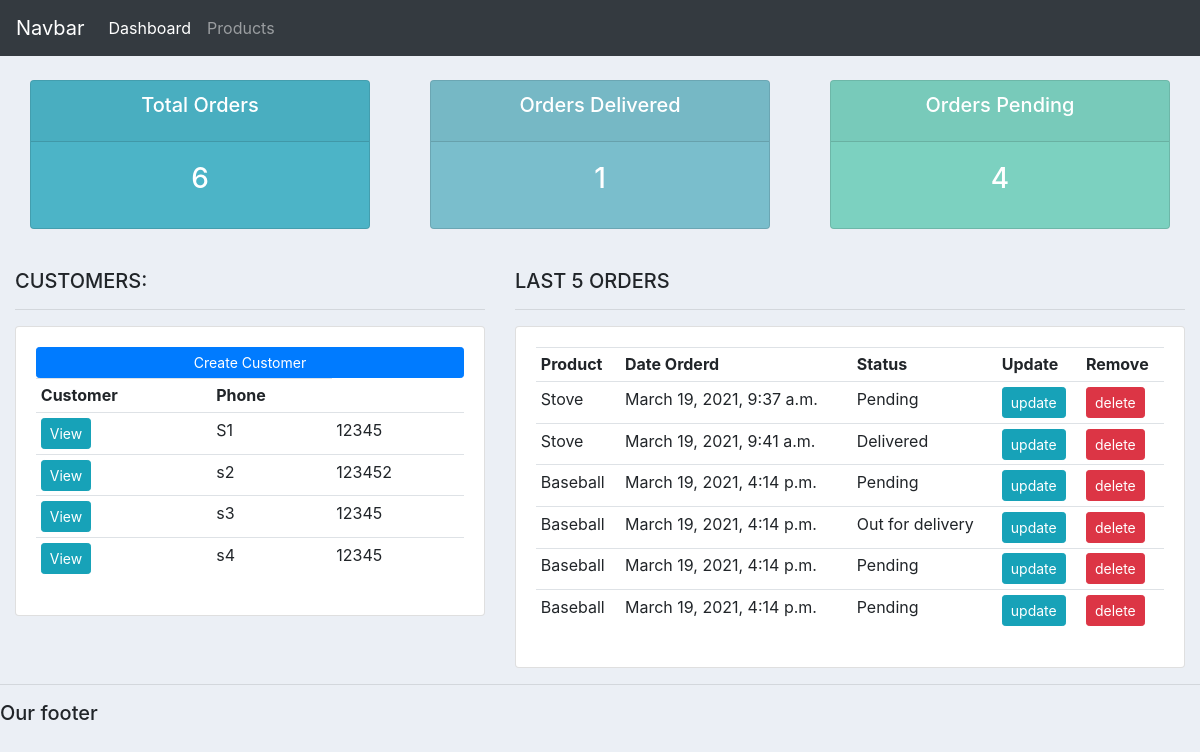
The page / on the database its author committed.
### f1/models.py (models this page shows, shortened)
class Customer(models.Model):
	name = models.CharField(max_length=200, null=True)
	phone = models.CharField(max_length=200, null=True)
	email = models.CharField(max_length=200, null=True)
	date_created = models.DateTimeField(auto_now_add=True, null=True)

class Order(models.Model):
	STATUS = (
			('Pending', 'Pending'),
			('Out for delivery', 'Out for delivery'),
			('Delivered', 'Delivered'),
			)
	customer = models.ForeignKey(Customer, null=True, on_delete= models.SET_NULL)
	product = models.ForeignKey(Product, null=True, on_delete= models.SET_NULL)
	date_created = models.DateTimeField(auto_now_add=True, null=True)
	status = models.CharField(max_length=200, null=True, choices=STATUS)

class Product(models.Model):
	CATEGORY = (
			('Indoor', 'Indoor'),
			('Out Door', 'Out Door'),
			)
	name = models.CharField(max_length=200, null=True)
	price = models.FloatField(null=True)
	category = models.CharField(max_length=200, null=True, choices=CATEGORY)
	description = models.CharField(max_length=200, null=True, blank=True)
	date_created = models.DateTimeField(auto_now_add=True, null=True)
	tags = models.ManyToManyField(Tag)
	def __str__(self):
		return self.name

### f1/views.py (the view)
# urls.py: 2. Add a URL to urlpatterns:  path('', views.home, name='home')
def home(request):
    orders=Order.objects.all()
    customers=Customer.objects.all()
    total_customers=customers.count()
    total_orders=orders.count()
    delivered=orders.filter(status='Delivered').count()
    pending=orders.filter(status='Pending').count()
    context={'orders':orders,'customers':customers,'total_orders':total_orders,'delivered':delivered,'pending':pending}
    return render(request,'crm1/dashboard.html',context)

### f1/templates/crm1/dashboard.html
{%  extends 'crm1/main.html' %}
{% block content %}
{%  include 'crm1/status.html' %}
<br>
<div class="row">
	<div class="col-md-5">
		<h5>CUSTOMERS:</h5>
		<hr>
		<div class="card card-body">
			<a class="btn btn-primary  btn-sm btn-block" href="">Create Customer</a>
			<table class="table table-sm">
				<tr>
					<th>Customer</th>
					<th>Phone</th>
				</tr>
				{% for i in customers %}
					<tr>
						<td><a class="btn btn-sm btn-info" href="{%url 'customer' i.id%}">View</a></td>
						<td>{{i.name}}</td>
						<td>{{i.phone}}</td>
					</tr>
				{% endfor %}
			</table>
		</div>
	</div>
	<div class="col-md-7">
		<h5>LAST 5 ORDERS</h5>
		<hr>
		<div class="card card-body">
			<table class="table table-sm">
				<tr>
					<th>Product</th>
					<th>Date Orderd</th>
					<th>Status</th>
					<th>Update</th>
					<th>Remove</th>
				</tr>
				{% for i in orders %}
					<tr>
						<td>{{i.product}}</td>
						<td>{{i.date_created}}</td>
						<td>{{i.status}}</td>
						<td><a class="btn btn-sm btn-info" href="{%url 'update_order' i.id %}">update</a></td>
						<td><a class="btn btn-sm btn-danger" href="{% url 'delete_order' i.id %}">delete</a></td>
					</tr>
				{% endfor %}
			</table>
		</div>
	</div>
</div>
{% endblock %}

### f1/templates/crm1/main.html (shortened to what this page needs)
{% load static %}
<!DOCTYPE html>
<html>
<head>
	<link rel="stylesheet" href="https://stackpath.bootstrapcdn.com/bootstrap/4.3.1/css/bootstrap.min.css">
    <link rel="stylesheet" href="static/css/main.css">
</head>
<body>
	{%  include 'crm1/navbar.html' %}
	<div class="container-fluid">
	{% block content %}
	{% endblock %}
    </div>
	<hr>
	<h5>Our footer</h5>
</body>
</html>

### f1/templates/crm1/navbar.html (shortened to what this page needs)
<nav class="navbar navbar-expand-lg navbar-dark bg-dark">
    <a class="navbar-brand" href="#">Navbar</a>
    <div class="collapse navbar-collapse" id="navbarNav">
      <ul class="navbar-nav">
        <li class="nav-item active">
          <a class="nav-link" href="{% url 'home' %}">Dashboard</a>
        </li>
        <li class="nav-item">
          <a class="nav-link" href="{% url 'products' %}">Products</a>
        </li>
      </ul>
    </div>
  </nav>

### f1/templates/crm1/status.html
<br>
<div class="row">
	<div class="col">
		<div class="col-md">
			<div class="card text-center text-white  mb-3" id="total-orders">
			  	<div class="card-header">
			  		<h5 class="card-title">Total Orders</h5>
			  	</div>
			  	<div class="card-body">
			    	<h3 class="card-title">{{total_orders}}</h3>
			  	</div>
			</div>
		</div>
	</div>
	<div class="col">
		<div class="col-md">
			<div class="card text-center text-white  mb-3" id="orders-delivered">
			  	<div class="card-header">
			  		<h5 class="card-title">Orders Delivered</h5>
			  	</div>
			  	<div class="card-body">
			    	<h3 class="card-title">{{delivered}}</h3>
			  	</div>
			</div>
		</div>
	</div>
	<div class="col">
		<div class="col-md">
			<div class="card text-center text-white  mb-3" id="orders-pending">
			  	<div class="card-header">
			  		<h5 class="card-title">Orders Pending</h5>
			  	</div>
			  	<div class="card-body">
			    	<h3 class="card-title">{{pending}}</h3>
			  	</div>
			</div>
		</div>
	</div>
</div>

### static/css/main.css (style rules this page uses)
body { background-color: #ebeff5; }
#total-orders { background-color: #4cb4c7; }
#orders-delivered { background-color: #7abecc; }
#orders-pending { background-color: #7CD1C0; }

### rows shown on the page
Customer: name "S1", phone "12345"
Customer: name "s2", phone "123452"
Customer: name "s3", phone "12345"
Customer: name "s4", phone "12345"
Order: product "Stove", date_created "March 19, 2021, 9:37 a.m.", status "Pending"
Order: product "Stove", date_created "March 19, 2021, 9:41 a.m.", status "Delivered"
Order: product "Baseball", date_created "March 19, 2021, 4:14 p.m.", status "Pending"
Order: product "Baseball", date_created "March 19, 2021, 4:14 p.m.", status "Out for delivery"
Order: product "Baseball", date_created "March 19, 2021, 4:14 p.m.", status "Pending"
Order: product "Baseball", date_created "March 19, 2021, 4:14 p.m.", status "Pending"

### other values the page prints
{{ total_orders }} "6"
{{ delivered }} "1"
{{ pending }} "4"
